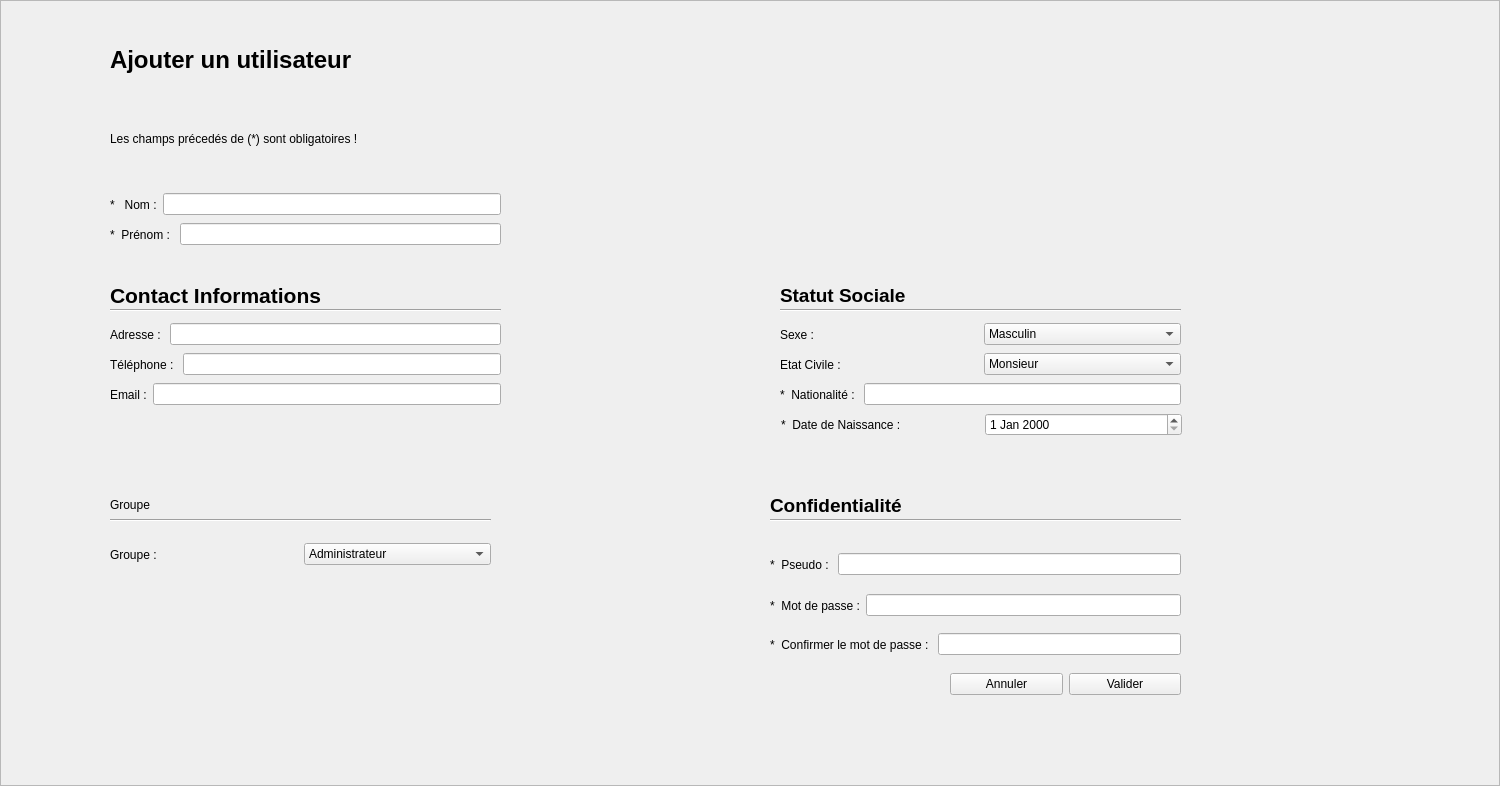
<?xml version="1.0" encoding="UTF-8"?>
<ui version="4.0">
 <class>CreeCompteFrame</class>
 <widget class="QFrame" name="CreeCompteFrame">
  <property name="geometry">
   <rect>
    <x>0</x>
    <y>0</y>
    <width>1500</width>
    <height>786</height>
   </rect>
  </property>
  <property name="windowTitle">
   <string>Frame</string>
  </property>
  <property name="frameShape">
   <enum>QFrame::StyledPanel</enum>
  </property>
  <property name="frameShadow">
   <enum>QFrame::Raised</enum>
  </property>
  <widget class="QWidget" name="layoutWidget_5">
   <property name="geometry">
    <rect>
     <x>110</x>
     <y>220</y>
     <width>391</width>
     <height>29</height>
    </rect>
   </property>
   <layout class="QHBoxLayout" name="horizontalLayout_2">
    <item>
     <widget class="QLabel" name="label_5">
      <property name="text">
       <string>*  Prénom : </string>
      </property>
     </widget>
    </item>
    <item>
     <widget class="QLineEdit" name="champ_prenom"/>
    </item>
   </layout>
  </widget>
  <widget class="QWidget" name="layoutWidget_4">
   <property name="geometry">
    <rect>
     <x>110</x>
     <y>350</y>
     <width>391</width>
     <height>29</height>
    </rect>
   </property>
   <layout class="QHBoxLayout" name="horizontalLayout_4">
    <item>
     <widget class="QLabel" name="label_8">
      <property name="text">
       <string>Téléphone : </string>
      </property>
     </widget>
    </item>
    <item>
     <widget class="QLineEdit" name="champ_telephone"/>
    </item>
   </layout>
  </widget>
  <widget class="QLabel" name="label_16">
   <property name="geometry">
    <rect>
     <x>110</x>
     <y>490</y>
     <width>67</width>
     <height>31</height>
    </rect>
   </property>
   <property name="text">
    <string>&lt;html&gt;&lt;head/&gt;&lt;body&gt;&lt;p&gt;Groupe&lt;/p&gt;&lt;/body&gt;&lt;/html&gt;</string>
   </property>
  </widget>
  <widget class="Line" name="line_2">
   <property name="geometry">
    <rect>
     <x>780</x>
     <y>295</y>
     <width>401</width>
     <height>31</height>
    </rect>
   </property>
   <property name="orientation">
    <enum>Qt::Horizontal</enum>
   </property>
  </widget>
  <widget class="Line" name="line">
   <property name="geometry">
    <rect>
     <x>110</x>
     <y>300</y>
     <width>391</width>
     <height>21</height>
    </rect>
   </property>
   <property name="orientation">
    <enum>Qt::Horizontal</enum>
   </property>
  </widget>
  <widget class="QWidget" name="layoutWidget_10">
   <property name="geometry">
    <rect>
     <x>110</x>
     <y>190</y>
     <width>391</width>
     <height>29</height>
    </rect>
   </property>
   <layout class="QHBoxLayout" name="horizontalLayout_3">
    <item>
     <widget class="QLabel" name="label">
      <property name="text">
       <string>*   Nom :</string>
      </property>
     </widget>
    </item>
    <item>
     <widget class="QLineEdit" name="champ_nom"/>
    </item>
   </layout>
  </widget>
  <widget class="Line" name="line_3">
   <property name="geometry">
    <rect>
     <x>110</x>
     <y>510</y>
     <width>381</width>
     <height>21</height>
    </rect>
   </property>
   <property name="orientation">
    <enum>Qt::Horizontal</enum>
   </property>
  </widget>
  <widget class="Line" name="line_4">
   <property name="geometry">
    <rect>
     <x>770</x>
     <y>510</y>
     <width>411</width>
     <height>21</height>
    </rect>
   </property>
   <property name="orientation">
    <enum>Qt::Horizontal</enum>
   </property>
  </widget>
  <widget class="QLabel" name="label_15">
   <property name="geometry">
    <rect>
     <x>770</x>
     <y>490</y>
     <width>161</width>
     <height>31</height>
    </rect>
   </property>
   <property name="text">
    <string>&lt;html&gt;&lt;head/&gt;&lt;body&gt;&lt;p&gt;&lt;span style=&quot; font-size:14pt; font-weight:600;&quot;&gt;Confidentialité &lt;/span&gt;&lt;/p&gt;&lt;/body&gt;&lt;/html&gt;</string>
   </property>
  </widget>
  <widget class="QWidget" name="layoutWidget_9">
   <property name="geometry">
    <rect>
     <x>780</x>
     <y>350</y>
     <width>401</width>
     <height>29</height>
    </rect>
   </property>
   <layout class="QHBoxLayout" name="horizontalLayout_7">
    <item>
     <widget class="QLabel" name="label_12">
      <property name="text">
       <string>Etat Civile :</string>
      </property>
     </widget>
    </item>
    <item>
     <widget class="QComboBox" name="etat_civile">
      <item>
       <property name="text">
        <string>Monsieur</string>
       </property>
      </item>
      <item>
       <property name="text">
        <string>Madame</string>
       </property>
      </item>
      <item>
       <property name="text">
        <string>Mademoiselle</string>
       </property>
      </item>
     </widget>
    </item>
   </layout>
  </widget>
  <widget class="QWidget" name="layoutWidget_8">
   <property name="geometry">
    <rect>
     <x>780</x>
     <y>320</y>
     <width>401</width>
     <height>29</height>
    </rect>
   </property>
   <layout class="QHBoxLayout" name="horizontalLayout_6">
    <item>
     <widget class="QLabel" name="label_11">
      <property name="text">
       <string>Sexe : </string>
      </property>
     </widget>
    </item>
    <item>
     <widget class="QComboBox" name="sexe">
      <item>
       <property name="text">
        <string>Masculin</string>
       </property>
      </item>
      <item>
       <property name="text">
        <string>Feminin</string>
       </property>
      </item>
     </widget>
    </item>
   </layout>
  </widget>
  <widget class="QLabel" name="label_9">
   <property name="geometry">
    <rect>
     <x>780</x>
     <y>280</y>
     <width>151</width>
     <height>31</height>
    </rect>
   </property>
   <property name="text">
    <string>&lt;html&gt;&lt;head/&gt;&lt;body&gt;&lt;p&gt;&lt;span style=&quot; font-size:14pt; font-weight:600;&quot;&gt;Statut Sociale&lt;/span&gt;&lt;/p&gt;&lt;/body&gt;&lt;/html&gt;</string>
   </property>
  </widget>
  <widget class="QLabel" name="label_6">
   <property name="geometry">
    <rect>
     <x>110</x>
     <y>280</y>
     <width>231</width>
     <height>31</height>
    </rect>
   </property>
   <property name="text">
    <string>&lt;html&gt;&lt;head/&gt;&lt;body&gt;&lt;p&gt;&lt;span style=&quot; font-size:16pt; font-weight:600;&quot;&gt;Contact Informations&lt;/span&gt;&lt;/p&gt;&lt;/body&gt;&lt;/html&gt;</string>
   </property>
  </widget>
  <widget class="QWidget" name="layoutWidget">
   <property name="geometry">
    <rect>
     <x>770</x>
     <y>590</y>
     <width>411</width>
     <height>31</height>
    </rect>
   </property>
   <layout class="QHBoxLayout" name="horizontalLayout_10">
    <item>
     <widget class="QLabel" name="label_17">
      <property name="text">
       <string>*  Mot de passe :</string>
      </property>
     </widget>
    </item>
    <item>
     <widget class="QLineEdit" name="champ_password">
      <property name="echoMode">
       <enum>QLineEdit::Password</enum>
      </property>
     </widget>
    </item>
   </layout>
  </widget>
  <widget class="QWidget" name="layoutWidget_2">
   <property name="geometry">
    <rect>
     <x>770</x>
     <y>630</y>
     <width>411</width>
     <height>29</height>
    </rect>
   </property>
   <layout class="QHBoxLayout" name="horizontalLayout_11">
    <item>
     <widget class="QLabel" name="label_18">
      <property name="text">
       <string>*  Confirmer le mot de passe : </string>
      </property>
     </widget>
    </item>
    <item>
     <widget class="QLineEdit" name="champ_confirm_password">
      <property name="echoMode">
       <enum>QLineEdit::Password</enum>
      </property>
     </widget>
    </item>
   </layout>
  </widget>
  <widget class="QWidget" name="layoutWidget_3">
   <property name="geometry">
    <rect>
     <x>780</x>
     <y>380</y>
     <width>401</width>
     <height>29</height>
    </rect>
   </property>
   <layout class="QHBoxLayout" name="horizontalLayout_8">
    <item>
     <widget class="QLabel" name="label_13">
      <property name="text">
       <string>*  Nationalité : </string>
      </property>
     </widget>
    </item>
    <item>
     <widget class="QLineEdit" name="champ_natonalite"/>
    </item>
   </layout>
  </widget>
  <widget class="QWidget" name="layoutWidget_6">
   <property name="geometry">
    <rect>
     <x>110</x>
     <y>380</y>
     <width>391</width>
     <height>29</height>
    </rect>
   </property>
   <layout class="QHBoxLayout" name="horizontalLayout_5">
    <item>
     <widget class="QLabel" name="label_10">
      <property name="text">
       <string>Email :</string>
      </property>
     </widget>
    </item>
    <item>
     <widget class="QLineEdit" name="champ_email"/>
    </item>
   </layout>
  </widget>
  <widget class="QWidget" name="layoutWidget_7">
   <property name="geometry">
    <rect>
     <x>781</x>
     <y>410</y>
     <width>401</width>
     <height>29</height>
    </rect>
   </property>
   <layout class="QHBoxLayout" name="horizontalLayout_9">
    <item>
     <widget class="QLabel" name="label_14">
      <property name="text">
       <string>*  Date de Naissance : </string>
      </property>
     </widget>
    </item>
    <item>
     <widget class="QDateEdit" name="date_naissance"/>
    </item>
   </layout>
  </widget>
  <widget class="QWidget" name="layoutWidget_11">
   <property name="geometry">
    <rect>
     <x>110</x>
     <y>540</y>
     <width>381</width>
     <height>29</height>
    </rect>
   </property>
   <layout class="QHBoxLayout" name="horizontalLayout_12">
    <item>
     <widget class="QLabel" name="label_2">
      <property name="text">
       <string>Groupe : </string>
      </property>
     </widget>
    </item>
    <item>
     <widget class="QComboBox" name="groupe">
      <item>
       <property name="text">
        <string>Administrateur</string>
       </property>
      </item>
      <item>
       <property name="text">
        <string>Candidat</string>
       </property>
      </item>
      <item>
       <property name="text">
        <string>Organisateur</string>
       </property>
      </item>
     </widget>
    </item>
   </layout>
  </widget>
  <widget class="QWidget" name="layoutWidget_12">
   <property name="geometry">
    <rect>
     <x>110</x>
     <y>320</y>
     <width>391</width>
     <height>29</height>
    </rect>
   </property>
   <layout class="QHBoxLayout" name="horizontalLayout_13">
    <item>
     <widget class="QLabel" name="label_7">
      <property name="text">
       <string>Adresse : </string>
      </property>
     </widget>
    </item>
    <item>
     <widget class="QLineEdit" name="champ_adresse"/>
    </item>
   </layout>
  </widget>
  <widget class="QWidget" name="layoutWidget_13">
   <property name="geometry">
    <rect>
     <x>770</x>
     <y>550</y>
     <width>411</width>
     <height>29</height>
    </rect>
   </property>
   <layout class="QHBoxLayout" name="horizontalLayout_14">
    <item>
     <widget class="QLabel" name="label_4">
      <property name="text">
       <string>*  Pseudo : </string>
      </property>
     </widget>
    </item>
    <item>
     <widget class="QLineEdit" name="champ_pseudo"/>
    </item>
   </layout>
  </widget>
  <widget class="QLabel" name="label_21">
   <property name="geometry">
    <rect>
     <x>110</x>
     <y>130</y>
     <width>321</width>
     <height>17</height>
    </rect>
   </property>
   <property name="text">
    <string>Les champs précedés de (*) sont obligatoires !</string>
   </property>
  </widget>
  <widget class="QWidget" name="layoutWidget">
   <property name="geometry">
    <rect>
     <x>950</x>
     <y>670</y>
     <width>231</width>
     <height>29</height>
    </rect>
   </property>
   <layout class="QHBoxLayout" name="horizontalLayout_15">
    <item>
     <widget class="QPushButton" name="btn_annuler">
      <property name="text">
       <string>Annuler</string>
      </property>
     </widget>
    </item>
    <item>
     <widget class="QPushButton" name="btn_inscription">
      <property name="text">
       <string>Valider</string>
      </property>
     </widget>
    </item>
   </layout>
  </widget>
  <widget class="QLabel" name="label_3">
   <property name="geometry">
    <rect>
     <x>110</x>
     <y>40</y>
     <width>281</width>
     <height>41</height>
    </rect>
   </property>
   <property name="text">
    <string>&lt;html&gt;&lt;head/&gt;&lt;body&gt;&lt;p&gt;&lt;span style=&quot; font-size:18pt; font-weight:600;&quot;&gt;Ajouter un utilisateur&lt;/span&gt;&lt;/p&gt;&lt;/body&gt;&lt;/html&gt;</string>
   </property>
  </widget>
 </widget>
 <resources/>
 <connections/>
</ui>
